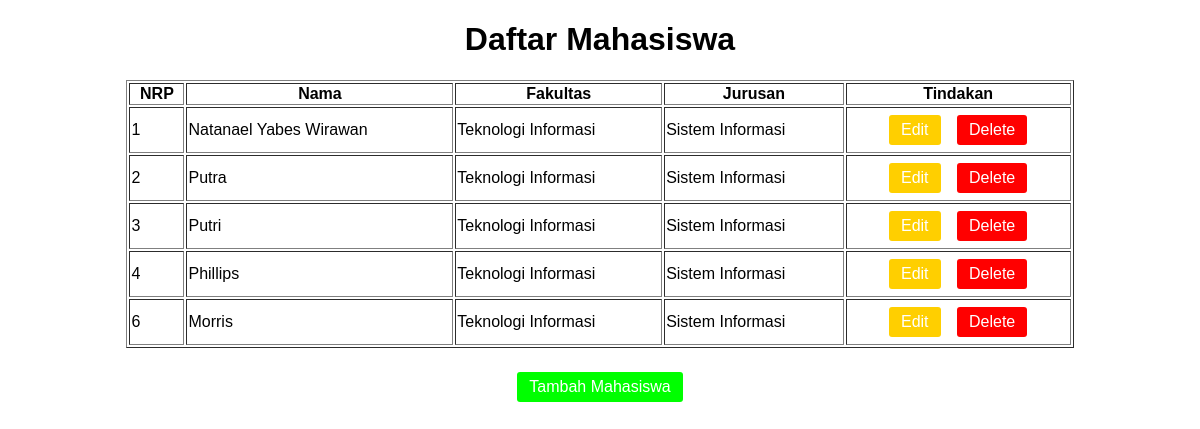
The page / on the database its author committed.
### tables this page shows
CREATE TABLE `mahasiswa` (
  `nrp` int(11) NOT NULL,
  `nama` varchar(45) NOT NULL,
  `fakultas` varchar(45) NOT NULL,
  `jurusan` varchar(45) NOT NULL
);

### Models/Settings/Conn.php (called while the page is built, shortened)
<?php
require(dirname(__DIR__)."\Database\Connect.php");
$conn = new Connect("localhost","root","","test");

### Query/select_mahasiswa.php (called while the page is built)
<?php
require_once(dirname(__DIR__)."\Models\Settings\Conn.php");
require_once(dirname(__DIR__)."\Models\Database\Query.php");
$mahasiswa = new Query($conn, "SELECT * FROM MAHASISWA");
$mahasiswa->exec();

### Models/Database/Query.php (called while the page is built, shortened)
<?php
class Query{
    private $driver;
    private $query;
    public function __construct($driver, $query)
    {
        $this->driver = $driver;
        $this->query = $query;
    }
    public function __get($value)
    {
        return $this->$value;
    }
    public function exec()
    {
        if (substr_count($this->query,"SELECT") > 1 || substr_count($this->query,"INSERT") > 1 || substr_count($this->query,"UPDATE") > 1 || substr_count($this->query,"DELETE") > 1 || substr_count($this->query,"CREATE") > 1) {
            $result = $this->driver->conn->multi_query($this->query);
        } else {
            $result = $this->driver->conn->query($this->query);
        }
    }
}

### Models/Database/Connect.php (called while the page is built, shortened)
<?php
class Connect{
    private $servername;
    private $username;
    private $password;
    private $dbname;
    public function __construct($servername, $username, $password, $dbname)
    {
        $this->servername = $servername;
        $this->username = $username;
        $this->password = $password;
        $this->dbname = $dbname;
    }
    public function __get($value)
    {
        return $this->$value;
    }
    public function connectToDB()
    {
        $this->conn = new mysqli($this->servername, $this->username, $this->password, $this->dbname);
    }
}

### index.php (the view, shortened to what this page needs)
<?php
include('Query/select_mahasiswa.php');
?>
<!DOCTYPE html>
<html lang="en">
<head>
    <link rel="stylesheet" href="Assets/css/master.css" media="screen" title="no title" charset="utf-8">
</head>
<body>
    <center><h1>Daftar Mahasiswa</h1></center>
    <table width=80% border=1>
        <tr>
            <th><center>NRP</center></th>
            <th><center>Nama</center></th>
            <th><center>Fakultas</center></th>
            <th><center>Jurusan</center></th>
            <th><center>Tindakan</center></th>
        </tr>
        <?php
            foreach ($mahasiswa->array as $m) {
                echo "
                    <tr>
                        <td>{$m['nrp']}</td>
                        <td>{$m['nama']}</td>
                        <td>{$m['fakultas']}</td>
                        <td>{$m['jurusan']}</td>
                        <td>
                            <center>
                                <a href='edit.php?id={$m['nrp']}' class='button yellow'>Edit</a>
                                <a href='delete.php?id={$m['nrp']}' class='button red'>Delete</a>
                            </center>
                        </td>
                    </tr>
                ";
            }
        ?>
    </table>
    <br>
    <center><a href="add.php" class="button green">Tambah Mahasiswa</a></center>
</body>
</html>

### Assets/css/master.css (style rules this page uses)
body { font-family: sans-serif; }
table { margin-left: auto; margin-right: auto; display: table; }
.button { text-decoration: none; padding: 6px 12px 6px 12px; margin: 6px; display: inline-block; color: #fff; border-radius: 3px; }
.red { background-color: #f00; }
.green { background-color: #0f0; }
.yellow { background-color: #ffcf00; }

### rows shown on the page
mahasiswa: nrp "1", nama "Natanael Yabes Wirawan", fakultas "Teknologi Informasi", jurusan "Sistem Informasi"
mahasiswa: nrp "2", nama "Putra", fakultas "Teknologi Informasi", jurusan "Sistem Informasi"
mahasiswa: nrp "3", nama "Putri", fakultas "Teknologi Informasi", jurusan "Sistem Informasi"
mahasiswa: nrp "4", nama "Phillips", fakultas "Teknologi Informasi", jurusan "Sistem Informasi"
mahasiswa: nrp "6", nama "Morris", fakultas "Teknologi Informasi", jurusan "Sistem Informasi"
